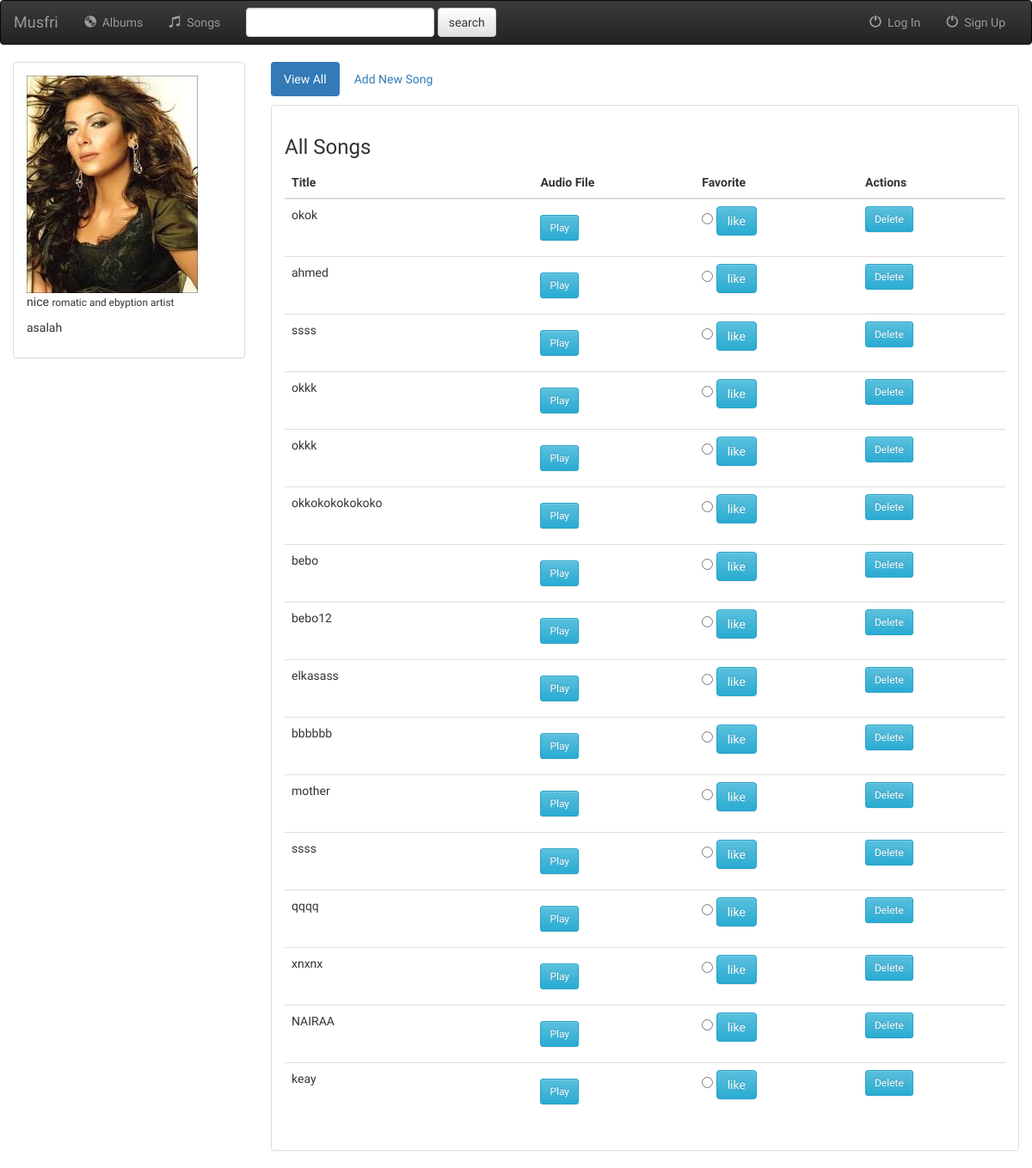
Page /album/detail/1/ on the committed database.
### album/models.py (models this page shows, shortened)
class Album(models.Model):
    user = models.ForeignKey(User , on_delete=models.CASCADE)
    title = models.CharField(max_length=250)
    artist = models.CharField(max_length=250)
    general = models.CharField(max_length=250)
    album_logo = models.ImageField()

class Song(models.Model):
    CHOICES = (
    ('ogg', 'Ogg'),
    ('mp3', 'Mp3'),
    )
    user = models.ForeignKey(User , on_delete=models.CASCADE)
    album = models.ForeignKey(Album, on_delete=models.CASCADE)
    title = models.CharField(max_length=250)
    file_type = models.CharField(choices=CHOICES, default='mp3' , max_length=200)
    is_favorite = models.BooleanField(default=False)
    music_file = models.FileField(upload_to = 'media/%Y/%m/%d/')

### album/views.py (the view)
# urls.py: url(r'^detail/(?P<pk>[0-9]+)/$' , views.detail , name='detail' ),
def detail(request , pk):
    current_album = Album.objects.filter(pk=pk)
    song = Song.objects.filter(album_id=pk)
    context = {
        "albums":current_album,
        "songs":song
    }
    return render(request , 'album/detail.html' , context)

### album/templates/album/detail.html (shortened to what this page needs)
{% extends 'album/base_page.html' %}
{% load staticfiles%}
{% block body %}
<div class="container-fluid songs-container">
    <div class="row">
        <div class="col-sm-4 col-md-3">
            <div class="panel panel-default">
                <div class="panel-body">
                        {%for album in albums%}
                        <a href="{% url 'album:detail' album.id%}">
                        {% if album.album_logo %}
                            <img src="{{album.album_logo.url}}" class="img-responsive">
                        {% else %}
                            <h3>No image to display</h3>
                        {% endif %}
                    </a>
                    <p>{{ album.title }} <small>{{ album.general }}</small></p>
                    <p>{{ album.artist }}</p>
                </div>
            </div>
        </div>
        <div class="col-sm-8 col-md-9">
            <ul class="nav nav-pills" style="margin-bottom: 10px;">
                <li role="presentation" class="active"><a href="{%url 'album:index' %}">View All</a></li>
                <li role="presentation"><a href="{% url 'album:add_song'  album.id %}" >Add New Song</a></li>
                {%endfor%}
            </ul>
            <div class="panel panel-default">
                <div class="panel-body">
                    <h3>All Songs</h3>
                    <table class="table">
                        <thead>
                        <tr>
                            <th>Title</th>
                            <th>Audio File</th>
                            <th>Favorite</th>
                            <th>Actions</th>
                        </tr>
                        </thead>
                        {%for song in songs %}
                        <tr>
                            <td>
                                {{song.title}}
                            </td>
                            <td>
                                <p>
                                    <form>
                                          <button type="button" class="btn btn-info btn-sm">Play</button>
                                    </form>
                                </p>
                            </td>
                            <td>
                                    {%if song.is_favorite%}
                                    <a href="#">
                                            <span class="glyphicon glyphicon-star"></span>
                                          </a>
                                          <form action="{% url 'album:favorite' %}" method="GET" style="display:inline">
                                            <input type="radio" name="bad"  id="favorbadite" >
                                            <input type="hidden" name="id" , value="{{song.album_id}}">
                                            <input type="hidden" name="song_id" , value="{{song.id}}">
                                            <button type="submit" class="btn btn-info"  id="like" >bad</button>
                                        </form>
                                    {%else%}
                                    <form action="{% url 'album:favorite' %}" method="GET" style="display:inline">
                                        <input type="radio" name="favorite" id="favorite">
                                        <button type="submit" class="btn btn-info"  id="like" >like</button>
                                    </form>
                                        {%endif%}
                            </td>
                            <td>
                                    <button class="btn btn-info btn-sm" type="submit">Delete</button>
                            </td>
                        </tr>
                        {% endfor %}
                    </table>
                </div>
            </div>
        </div>
    </div>
</div>
{% endblock %}

### album/static/album/style.css (style rules this page uses)
p { font-family: 'Satisfy', cursive; }
body { font-family: 'Satisfy', cursive; }

### rows in the picture
Album: album_logo (picture), title "nice", general "romatic and ebyption artist", artist "asalah"
Song: title "okok"
Song: title "ahmed"
Song: title "ssss"
Song: title "okkk"
Song: title "okkk"
Song: title "okkokokokokoko"
Song: title "bebo"
Song: title "bebo12"
Song: title "elkasass"
Song: title "bbbbbb"
Song: title "mother"
Song: title "ssss"
Song: title "qqqq"
Song: title "xnxnx"
Song: title "NAIRAA"
Song: title "keay"
